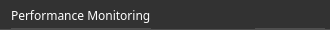
<?xml version="1.0" encoding="UTF-8"?>
<ui version="4.0">
 <class>PerformanceMonitorTitleClass</class>
 <widget class="QWidget" name="PerformanceMonitorTitleClass">
  <property name="geometry">
   <rect>
    <x>0</x>
    <y>0</y>
    <width>330</width>
    <height>30</height>
   </rect>
  </property>
  <property name="maximumSize">
   <size>
    <width>16777215</width>
    <height>30</height>
   </size>
  </property>
  <property name="windowTitle">
   <string>PerformanceMonitorTitle</string>
  </property>
  <property name="styleSheet">
   <string notr="true">background-color:rgb(50,50,50);
color:white;
</string>
  </property>
  <layout class="QGridLayout" name="gridLayout">
   <property name="leftMargin">
    <number>0</number>
   </property>
   <property name="topMargin">
    <number>0</number>
   </property>
   <property name="rightMargin">
    <number>0</number>
   </property>
   <property name="bottomMargin">
    <number>0</number>
   </property>
   <item row="0" column="0">
    <widget class="QWidget" name="widget" native="true">
     <property name="maximumSize">
      <size>
       <width>16777215</width>
       <height>30</height>
      </size>
     </property>
     <property name="styleSheet">
      <string notr="true">background-color:rgb(50,50,50);
color:white;
border-bottom:1px solid #4F4F4F;</string>
     </property>
     <layout class="QGridLayout" name="gridLayout_2">
      <property name="topMargin">
       <number>0</number>
      </property>
      <property name="rightMargin">
       <number>5</number>
      </property>
      <property name="bottomMargin">
       <number>0</number>
      </property>
      <item row="0" column="0">
       <layout class="QHBoxLayout" name="horizontalLayout">
        <item>
         <widget class="QLabel" name="label">
          <property name="maximumSize">
           <size>
            <width>16777215</width>
            <height>30</height>
           </size>
          </property>
          <property name="font">
           <font>
            <family>楷体</family>
            <pointsize>9</pointsize>
           </font>
          </property>
          <property name="styleSheet">
           <string notr="true">background-color:rgb(50,50,50);
color:white;
</string>
          </property>
          <property name="text">
           <string>Performance Monitoring</string>
          </property>
         </widget>
        </item>
        <item>
         <spacer name="horizontalSpacer">
          <property name="orientation">
           <enum>Qt::Horizontal</enum>
          </property>
          <property name="sizeHint" stdset="0">
           <size>
            <width>40</width>
            <height>20</height>
           </size>
          </property>
         </spacer>
        </item>
        <item>
         <widget class="MyLogoButton" name="btn_ControlVisiable" native="true">
          <property name="minimumSize">
           <size>
            <width>70</width>
            <height>28</height>
           </size>
          </property>
          <property name="maximumSize">
           <size>
            <width>70</width>
            <height>28</height>
           </size>
          </property>
          <property name="styleSheet">
           <string notr="true">font:10px;</string>
          </property>
         </widget>
        </item>
       </layout>
      </item>
     </layout>
    </widget>
   </item>
  </layout>
 </widget>
 <layoutdefault spacing="6" margin="11"/>
 <customwidgets>
  <customwidget>
   <class>MyLogoButton</class>
   <extends>QWidget</extends>
   <header>UI/MyWidget/MyLogoButton.h</header>
   <container>1</container>
  </customwidget>
 </customwidgets>
 <resources/>
 <connections/>
</ui>
